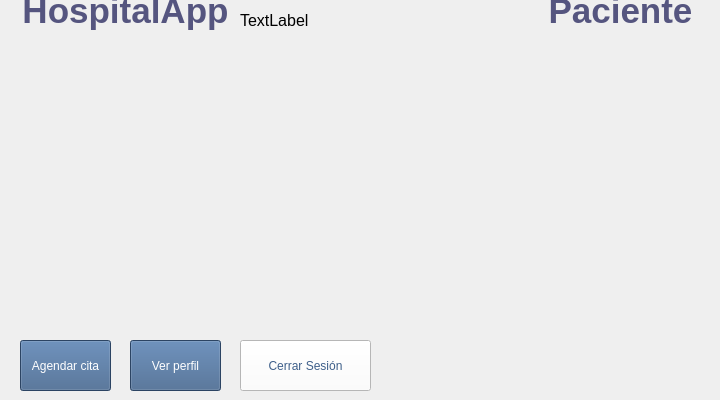
    <widget class="QWidget" name="paciente_7">
     <widget class="QLabel" name="img_3">
      <property name="geometry">
       <rect>
        <x>20</x>
        <y>40</y>
        <width>661</width>
        <height>301</height>
       </rect>
      </property>
      <property name="text">
       <string/>
      </property>
      <property name="pixmap">
       <pixmap resource="background.qrc">:/imgs/experiencia-en-medicina-3-min.jpg</pixmap>
      </property>
      <property name="scaledContents">
       <bool>true</bool>
      </property>
     </widget>
     <widget class="QLabel" name="title_2">
      <property name="geometry">
       <rect>
        <x>0</x>
        <y>-10</y>
        <width>251</width>
        <height>42</height>
       </rect>
      </property>
      <property name="text">
       <string>&lt;html&gt;&lt;head/&gt;&lt;body&gt;&lt;p align=&quot;center&quot;&gt;&lt;span style=&quot; font-size:26pt; font-weight:600; color:#55557f;&quot;&gt;HospitalApp&lt;/span&gt;&lt;/p&gt;&lt;/body&gt;&lt;/html&gt;</string>
      </property>
     </widget>
     <widget class="QPushButton" name="agendar_PB">
      <property name="geometry">
       <rect>
        <x>20</x>
        <y>340</y>
        <width>91</width>
        <height>51</height>
       </rect>
      </property>
      <property name="styleSheet">
       <string notr="true">QPushButton {
background-color: rgb(62,95,138);
color:rgb(255,255,255);
}</string>
      </property>
      <property name="text">
       <string>Agendar cita</string>
      </property>
     </widget>
     <widget class="QPushButton" name="perfil_PB">
      <property name="geometry">
       <rect>
        <x>130</x>
        <y>340</y>
        <width>91</width>
        <height>51</height>
       </rect>
      </property>
      <property name="styleSheet">
       <string notr="true">QPushButton {
background-color: rgb(62,95,138);
color:rgb(255,255,255);
}</string>
      </property>
      <property name="text">
       <string>Ver perfil</string>
      </property>
     </widget>
     <widget class="QPushButton" name="logOutAdmin_3">
      <property name="geometry">
       <rect>
        <x>240</x>
        <y>340</y>
        <width>131</width>
        <height>51</height>
       </rect>
      </property>
      <property name="styleSheet">
       <string notr="true">QPushButton {
border-color: rgb(0, 0, 127);
background-color: rgb(255,255,255);
color:rgb(62,95,138);
}</string>
      </property>
      <property name="text">
       <string>Cerrar Sesión</string>
      </property>
      <property name="icon">
       <iconset>
        <normalon>:/imgs/log out.png</normalon>
       </iconset>
      </property>
     </widget>
     <widget class="QLabel" name="title_3">
      <property name="geometry">
       <rect>
        <x>530</x>
        <y>-10</y>
        <width>181</width>
        <height>42</height>
       </rect>
      </property>
      <property name="text">
       <string>&lt;html&gt;&lt;head/&gt;&lt;body&gt;&lt;p align=&quot;center&quot;&gt;&lt;span style=&quot; font-size:26pt; font-weight:600; color:#55557f;&quot;&gt;Paciente&lt;/span&gt;&lt;/p&gt;&lt;/body&gt;&lt;/html&gt;</string>
      </property>
     </widget>
     <widget class="QLabel" name="bienvenida_pac_LB">
      <property name="geometry">
       <rect>
        <x>240</x>
        <y>10</y>
        <width>301</width>
        <height>20</height>
       </rect>
      </property>
      <property name="font">
       <font>
        <pointsize>12</pointsize>
       </font>
      </property>
      <property name="text">
       <string>TextLabel</string>
      </property>
     </widget>
    </widget>
